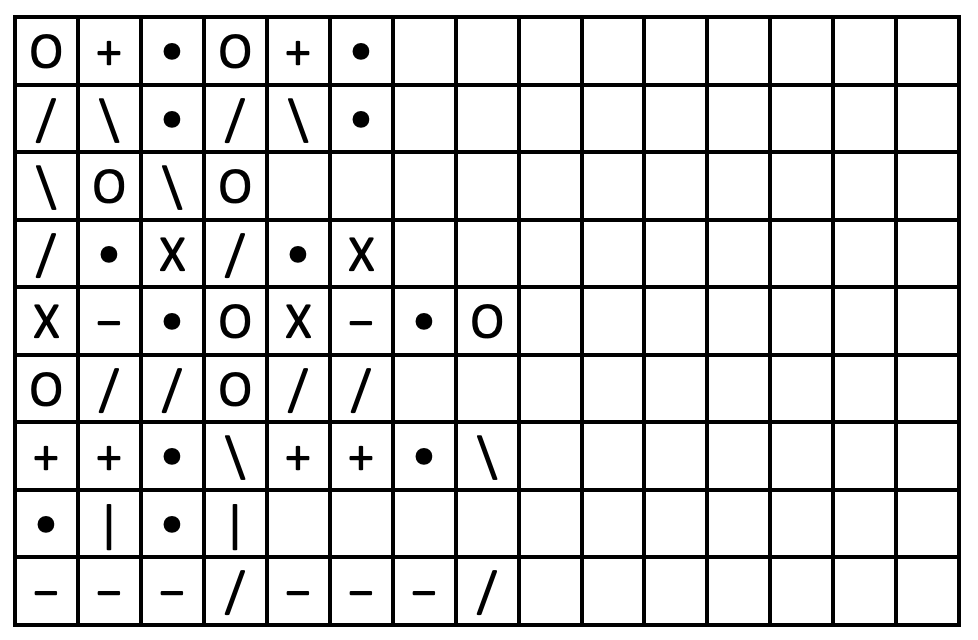
%> input picture HW2/hw2_files/p6_search.png, 978 x 640 px
$ octave p6_code.m   (GNU Octave 9; MATLAB toolbox functions it lacks are replaced by stand-ins)
%> lines starting %> are read from the running program, lines starting %| are printed output that depends on the picture; in (x1, y1, x2, y2) boxes, pixels count from 0 and x2, y2 are one past the last pixel; in counts of white or black regions, pixels touching at a corner belong together; the program's own positions count from 1
%insert your code in Part_6/p6_code.m
%edit the file extension and web template to match your programing language

% Read in image.
main = imread('../p6_search.png');
%> main is the input picture: size 640x978x3 uint8; min 0, max 255, mean 219.1

% Split multi-channeled (color) image into separate discrete channels.
[R,G,B] = imsplit(main);
se_horiz = strel('line', 50, 0);
se_vert = strel('line', 50, 90);
ae0 = imerode(~im2bw(main, 0.5), se_horiz);
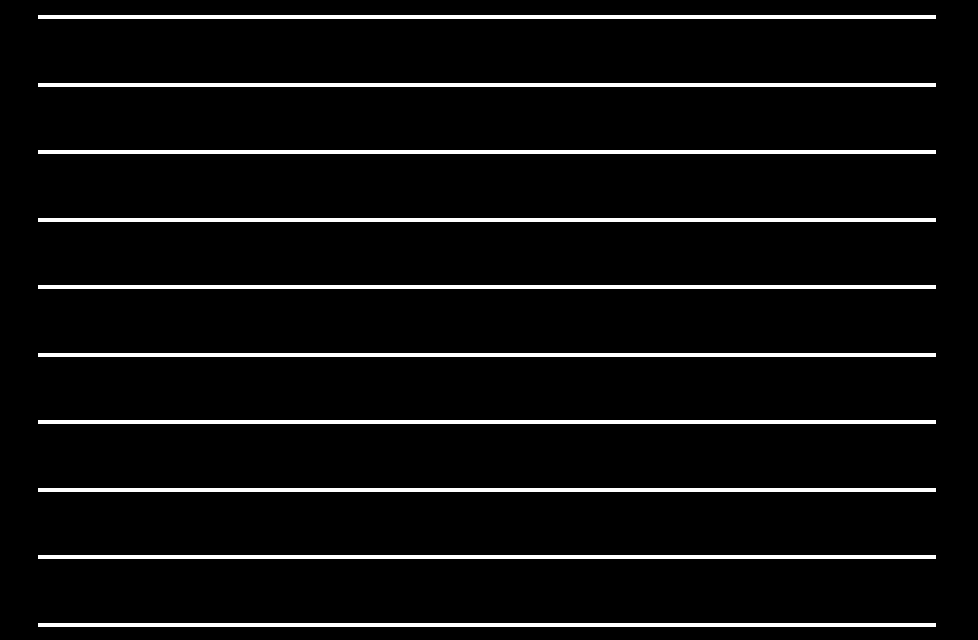
%> ae0: size 640x978 logical; 5.7% white; 10 white regions, largest, box (x1, y1, x2, y2) and area: (38, 15, 936, 19) 3592, (38, 83, 936, 87) 3592, (38, 150, 936, 154) 3592
ad0 = imdilate(ae0, se_horiz);
%> ad0: size 640x978 logical; 6.1% white; 10 white regions, largest, box (x1, y1, x2, y2) and area: (13, 15, 961, 19) 3792, (13, 83, 961, 87) 3792, (13, 150, 961, 154) 3792
ae1 = imerode(~im2bw(main, 0.5), se_vert);
%> ae1: size 640x978 logical; 5.7% white; 16 white regions, largest, box (x1, y1, x2, y2) and area: (13, 40, 17, 602) 2248, (76, 40, 80, 602) 2248, (139, 40, 143, 602) 2248
ad1 = imdilate(ae1, se_vert);
%> ad1: size 640x978 logical; 6.3% white; 16 white regions, largest, box (x1, y1, x2, y2) and area: (13, 15, 17, 627) 2448, (76, 15, 80, 627) 2448, (139, 15, 143, 627) 2448
result_1 = ad0 + ad1;
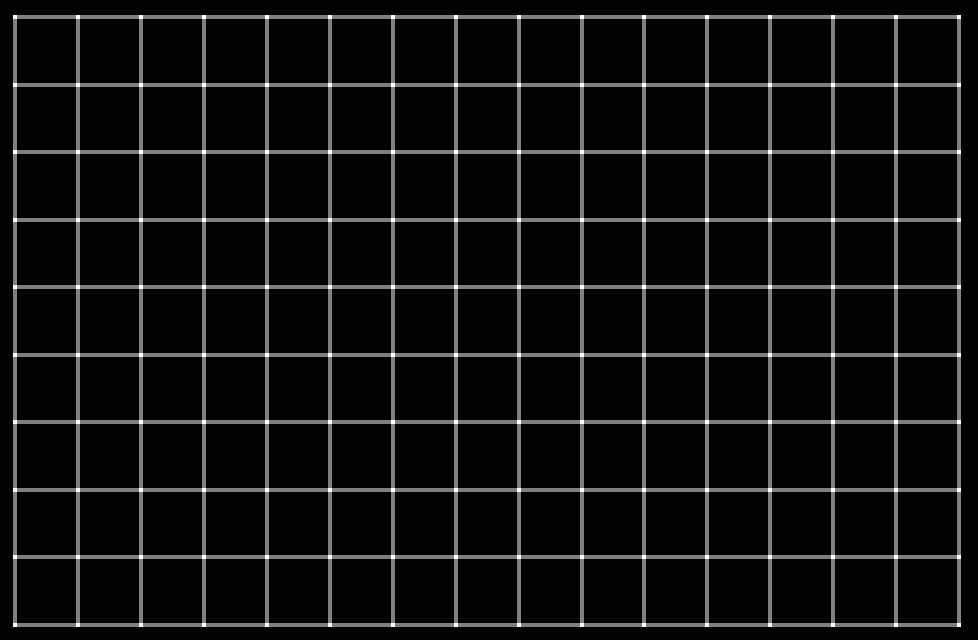
%> result_1: size 640x978 double; min 0, max 2, mean 0.123; drawn with min black and max white
result_1i = ~result_1;
%> result_1i: size 640x978 logical; 88.1% white; 1 black region, box (x1, y1, x2, y2) and area: (13, 15, 961, 627) 74528


% Setup channels for modification (binarize and invert).
R_bw = im2bw(R, 0.5);
%> R_bw: size 640x978 logical; 85.9% white; 57 black regions, largest, box (x1, y1, x2, y2) and area: (13, 15, 961, 627) 74528, (31, 34, 61, 68) 458, (220, 34, 250, 68) 458
G_bw = im2bw(G, 0.5);
B_bw = im2bw(B, 0.5);
R_bw_i = ~R_bw;
G_bw_i = ~G_bw;
B_bw_i = ~B_bw;

% Read in symbols.
cross = imread('../../Symbol_Cutouts/X.png');
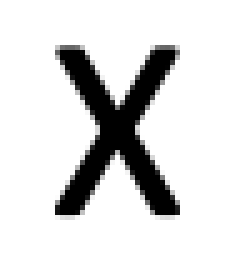
%> input picture HW2/Symbol_Cutouts/X.png, 47 x 52 px (shown 5 times larger)
%> cross is the input picture: size 52x47x3 uint8; min 0, max 255, mean 216.7
O = imread('../../Symbol_Cutouts/O.png');
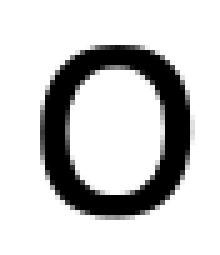
%> input picture HW2/Symbol_Cutouts/O.png, 44 x 51 px (shown 5 times larger)
%> O is the input picture: size 51x44x3 uint8; min 0, max 255, mean 203.9
solid_dot = imread('../../Symbol_Cutouts/dot.png');
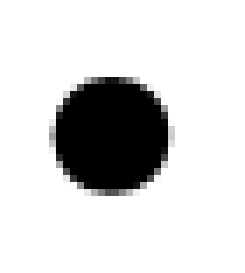
%> input picture HW2/Symbol_Cutouts/dot.png, 35 x 39 px (shown 7 times larger)
%> solid_dot is the input picture: size 39x35x3 uint8; min 0, max 255, mean 214.1
plus = imread('../../Symbol_Cutouts/plus.png');
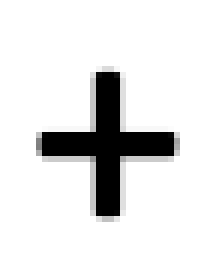
%> input picture HW2/Symbol_Cutouts/plus.png, 37 x 45 px (shown 6 times larger)
%> plus is the input picture: size 45x37x3 uint8; min 0, max 255, mean 227.1
forward_slash = imread('../../Symbol_Cutouts/slash.png');
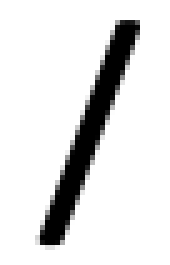
%> input picture HW2/Symbol_Cutouts/slash.png, 34 x 53 px (shown 5 times larger)
%> forward_slash is the input picture: size 53x34x3 uint8; min 0, max 255, mean 223.3
%> (the run ends here)
